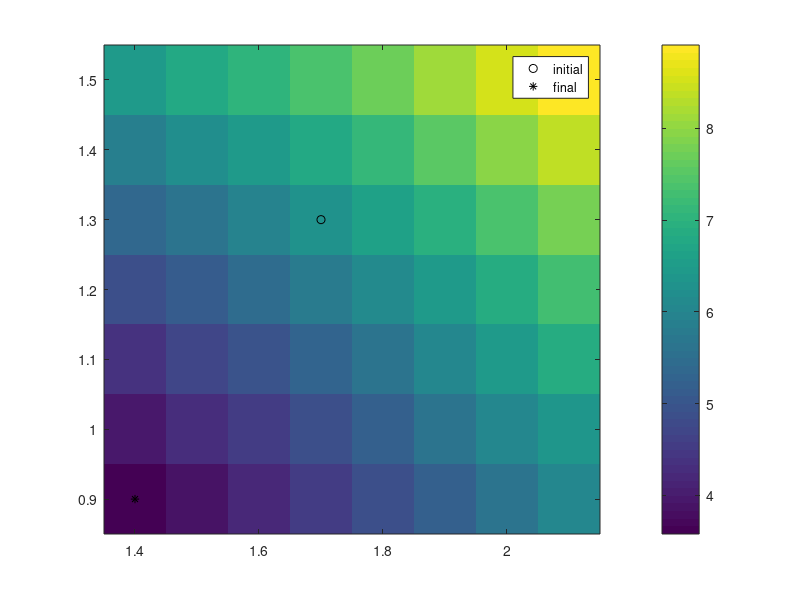

Source code (MATLAB):
function x = fmincon_test

%     To optimize for specific values of a1 and a2, first assign the values
%     to these two parameters. Then create two one-argument anonymous
%     functions that capture the values of a1 and a2, and call myfun and
%     mycon with two arguments. Finally, pass these anonymous functions to
%     fmincon:

a1 = 2; 
% a2 = 1.5; % define parameters first
%options = optimset('Algorithm','interior-point','Display','Iter'); % run interior-point algorithm
options = optimset('Algorithm','sqp','Display','Iter'); % run interior-point algorithm
%x = fmincon(@(x) myfun(x,a1),[1;2],[],[],[],[],[],[],@(x) mycon(x,a2),options)
lb = [1.4 0.9]
ub = [2.1 1.5]

fittingfun = str2func('abs')

x1 = lb(1):0.1:ub(1);
x2 = lb(2):0.1:ub(2);
for j = 1:numel(x1)
    for i = 1:numel(x2)        
        %F(i,j) = myfun([x1(j),x2(i)],a1);
        F(i,j) = myfun2([x1(j),x2(i)],a1,fittingfun);
    end
end
size(F)
close all;
figure;
imagesc(x1,x2,F);
axis xy; 
hold on; 
colorbar;

p0 = [1.70, 1.30]; % bad initial estimate   
%p0 = [1.40, 0.90]; % perfect initial estimate
%p1 = fmincon(@(x) myfun(x,a1),p0,[],[],[],[],lb,ub,[],options)
p1 = fmincon(@(x) myfun2(x,a1,fittingfun),p0,[],[],[],[],lb,ub,[],options)

plot(p0(1),p0(2),'ok');
plot(p1(1),p1(2),'*k');
legend('initial','final');

return


function f = myfun(x,a1)
f = x(1)^2 + a1*x(2)^2;
return

function f = myfun2(x,a1,fittingfun)
f = x(1)^2 + fittingfun(a1)*x(2)^2;
return

% function [c,ceq] = mycon(x,a2)
% c = a2/x(1) - x(2);
% ceq = [];
% return;
